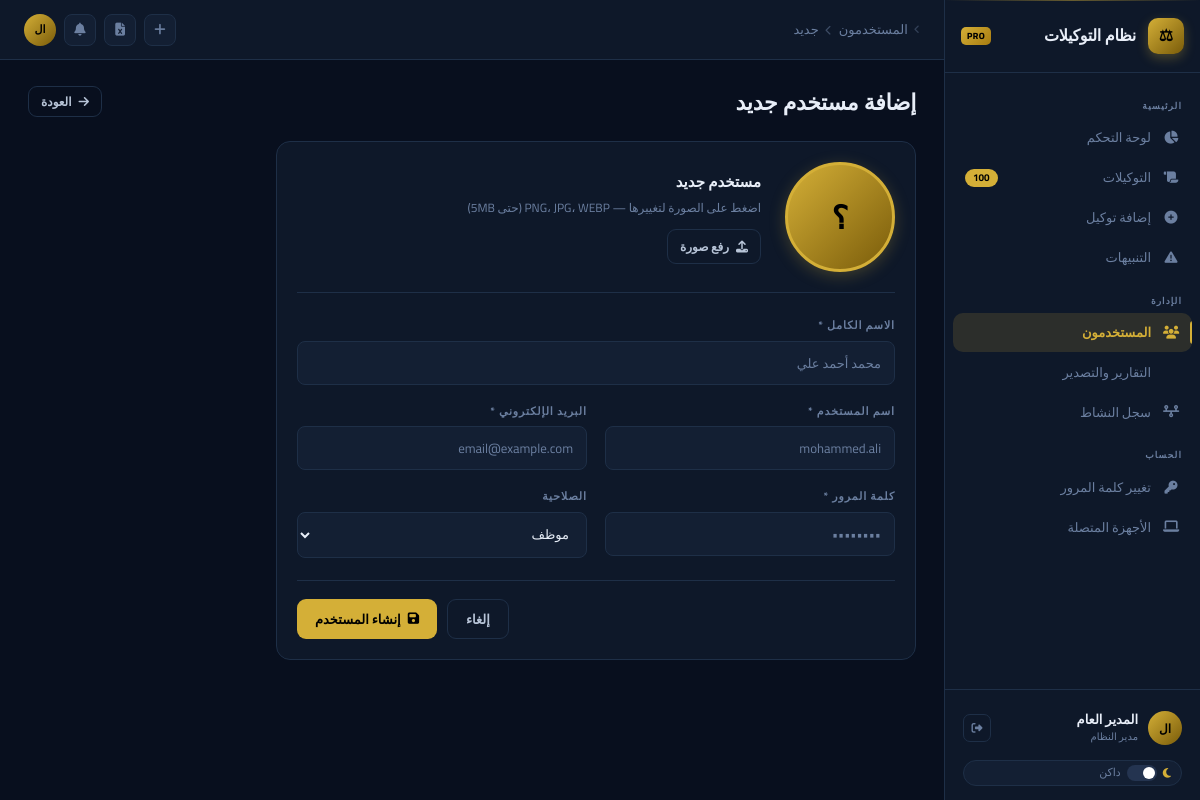
The page /users/new (signed in) on the database its author committed.
### app/models.py (models this page shows, shortened)
class User(UserMixin, db.Model):
    __tablename__ = "users"
    id              = db.Column(db.Integer, primary_key=True)
    username        = db.Column(db.String(64),  unique=True, nullable=False, index=True)
    full_name       = db.Column(db.String(128), nullable=False)
    email           = db.Column(db.String(128), unique=True, nullable=False)
    password_hash   = db.Column(db.String(256), nullable=False)
    role            = db.Column(db.String(20),  nullable=False, default="employee")
    is_active       = db.Column(db.Boolean, default=True, nullable=False)
    avatar_filename = db.Column(db.String(256), nullable=True)
    created_at      = db.Column(db.DateTime, default=datetime.utcnow)
    last_login      = db.Column(db.DateTime, nullable=True)
    poas_created    = db.relationship("PowerOfAttorney", backref="created_by_user", lazy="dynamic", foreign_keys="PowerOfAttorney.created_by")
    poas_updated    = db.relationship("PowerOfAttorney", backref="updated_by_user", lazy="dynamic", foreign_keys="PowerOfAttorney.updated_by")
    activity_logs   = db.relationship("ActivityLog",     backref="user", lazy="dynamic")
    notifications   = db.relationship("Notification",    backref="user", lazy="dynamic", foreign_keys="Notification.user_id")
    sessions        = db.relationship("UserSession",     backref="user", lazy="dynamic")
    @property
    def is_admin(self): return self.role == "admin"

### app/routes/users.py (the view, shortened to what this page needs)
@users_bp.route("/new", methods=["GET","POST"])
@login_required
@admin_required
def create():
    return render_template("users/form.html", user=None, form_data={})

### app/utils.py (called while the page is built)
def admin_required(f):
    @wraps(f)
    def decorated(*args, **kwargs):
        if not current_user.is_authenticated or not current_user.is_admin:
            abort(403)
        return f(*args, **kwargs)
    return decorated

### app/templates/users/form.html (shortened to what this page needs)
{% extends "base.html" %}
{% block breadcrumb %}<a href="{{ url_for('users.index') }}" style="color:var(--muted);text-decoration:none;">المستخدمون</a> <i class="fas fa-chevron-left" style="font-size:10px;opacity:.5;margin:0 4px;"></i> {% if user %}تعديل{% else %}جديد{% endif %}{% endblock %}
{% block content %}
<div class="page-header">
  <div><div class="page-title">{% if user %}تعديل: {{ user.full_name }}{% else %}إضافة مستخدم جديد{% endif %}</div></div>
  <a href="{{ url_for('users.index') }}" class="btn btn-outline btn-sm"><i class="fas fa-arrow-right"></i> العودة</a>
</div>
<div style="max-width:640px;">
  <div class="card">
    <form method="post" enctype="multipart/form-data" action="{% if user %}{{ url_for('users.edit', user_id=user.id) }}{% else %}{{ url_for('users.create') }}{% endif %}">
      <div style="display:flex;align-items:center;gap:24px;margin-bottom:24px;padding-bottom:20px;border-bottom:1px solid var(--border);">
        <div class="avatar-upload-wrap" onclick="document.getElementById('avatarInput').click();" title="تغيير الصورة">
          {% if user and user.avatar_filename %}
          <img class="avatar-upload-img" id="avatarPreview" src="{{ url_for('users.serve_avatar', filename=user.avatar_filename) }}" alt="{{ user.full_name }}"/>
          {% else %}
          <div class="avatar-initials" id="avatarInitials">{{ user.full_name[:2] if user else '؟' }}</div>
          {% endif %}
        </div>
        <div style="flex:1;">
          <div style="font-weight:600;font-size:15px;margin-bottom:4px;">{% if user %}{{ user.full_name }}{% else %}مستخدم جديد{% endif %}</div>
          <div style="font-size:12px;color:var(--muted);margin-bottom:12px;">اضغط على الصورة لتغييرها — PNG، JPG، WEBP (حتى 5MB)</div>
          <div style="display:flex;gap:8px;flex-wrap:wrap;">
            <button type="button" class="btn btn-outline btn-sm" onclick="document.getElementById('avatarInput').click();"><i class="fas fa-upload"></i> رفع صورة</button>
          </div>
        </div>
      </div>
      <div class="form-grid">
        <div class="form-group full">
          <label>الاسم الكامل *</label>
          <input class="input" type="text" name="full_name" required value="{{ form_data.get('full_name') or (user.full_name if user else '') }}" placeholder="محمد أحمد علي" oninput="updateInitials(this.value)"/>
        </div>
        {% if not user %}
        <div class="form-group">
          <label>اسم المستخدم *</label>
          <input class="input" type="text" name="username" required value="{{ form_data.get('username','') }}" placeholder="mohammed.ali"/>
        </div>
        {% endif %}
        <div class="form-group {% if not user %}{% else %}full{% endif %}">
          <label>البريد الإلكتروني *</label>
          <input class="input" type="email" name="email" required value="{{ form_data.get('email') or (user.email if user else '') }}" placeholder="email@example.com"/>
        </div>
        <div class="form-group">
          <label>كلمة المرور {% if not user %}*{% else %}(اتركها فارغة للإبقاء الحالية){% endif %}</label>
          <input class="input" type="password" name="password" {% if not user %}required{% endif %} placeholder="••••••••" minlength="6"/>
        </div>
        <div class="form-group">
          <label>الصلاحية</label>
          <select class="input" name="role">
            <option value="employee" {% if (form_data.get('role') or (user.role if user else 'employee')) == 'employee' %}selected{% endif %}>موظف</option>
          </select>
        </div>
      </div>
      <div style="display:flex;justify-content:flex-end;gap:10px;margin-top:22px;padding-top:18px;border-top:1px solid var(--border);">
        <a href="{{ url_for('users.index') }}" class="btn btn-outline">إلغاء</a>
        <button type="submit" class="btn btn-primary"><i class="fas fa-floppy-disk"></i> {% if user %}حفظ التعديلات{% else %}إنشاء المستخدم{% endif %}</button>
      </div>
    </form>
  </div>
</div>
{% endblock %}

### app/templates/base.html (shortened to what this page needs)
<!DOCTYPE html>
<html lang="ar" dir="rtl" data-theme="dark">
<head>
<link rel="stylesheet" href="https://cdnjs.cloudflare.com/ajax/libs/font-awesome/6.5.0/css/all.min.css"/>
</head>
<body>
{% if current_user.is_authenticated %}
<div class="app-shell">
  <aside class="sidebar">
    <div class="sidebar-logo">
      <div class="logo-icon">⚖</div>
      <div><div class="logo-text">نظام التوكيلات</div></div>
      <div class="logo-badge">PRO</div>
    </div>
    <nav class="sidebar-nav">
      <div class="nav-section">الرئيسية</div>
      <a href="{{ url_for('dashboard.index') }}" class="nav-item {% if request.endpoint=='dashboard.index' %}active{% endif %}">
        <i class="icon fas fa-chart-pie"></i><span>لوحة التحكم</span>
      </a>
      <a href="{{ url_for('poa.index') }}" class="nav-item {% if request.endpoint in ['poa.index','poa.view'] %}active{% endif %}">
        <i class="icon fas fa-scroll"></i><span>التوكيلات</span>
        <span class="nav-badge" id="sidebarPoaCount">—</span>
      </a>
      <a href="{{ url_for('poa.create') }}" class="nav-item {% if request.endpoint=='poa.create' %}active{% endif %}">
        <i class="icon fas fa-circle-plus"></i><span>إضافة توكيل</span>
      </a>
      <a href="{{ url_for('poa.expiring') }}" class="nav-item {% if request.endpoint=='poa.expiring' %}active{% endif %}">
        <i class="icon fas fa-triangle-exclamation"></i><span>التنبيهات</span>
      </a>
      {% if current_user.is_admin %}
      <div class="nav-section">الإدارة</div>
      <a href="{{ url_for('users.index') }}" class="nav-item {% if request.endpoint in ['users.index','users.create','users.edit'] %}active{% endif %}">
        <i class="icon fas fa-users"></i><span>المستخدمون</span>
      </a>
      <a href="{{ url_for('reports.index') }}" class="nav-item {% if request.endpoint and request.endpoint.startswith('reports') %}active{% endif %}">
        <i class="icon fas fa-file-chart-column"></i><span>التقارير والتصدير</span>
      </a>
      <a href="{{ url_for('activity.index') }}" class="nav-item {% if request.endpoint=='activity.index' %}active{% endif %}">
        <i class="icon fas fa-timeline"></i><span>سجل النشاط</span>
      </a>
      {% endif %}
      <div class="nav-section">الحساب</div>
      <a href="{{ url_for('users.change_password') }}" class="nav-item {% if request.endpoint=='users.change_password' %}active{% endif %}">
        <i class="icon fas fa-key"></i><span>تغيير كلمة المرور</span>
      </a>
      <a href="{{ url_for('sessions.index') }}" class="nav-item {% if request.endpoint=='sessions.index' %}active{% endif %}">
        <i class="icon fas fa-laptop"></i><span>الأجهزة المتصلة</span>
      </a>
    </nav>
    <div class="sidebar-footer">
      <div class="user-card">
        {% if current_user.avatar_filename %}
        <div class="avatar" style="width:34px;height:34px;">
          <img src="{{ url_for('users.serve_avatar', filename=current_user.avatar_filename) }}" style="width:100%;height:100%;object-fit:cover;" alt="{{ current_user.full_name }}"/>
        </div>
        {% else %}
        <div class="avatar" style="width:34px;height:34px;font-size:12px;">{{ current_user.full_name[:2] }}</div>
        {% endif %}
        <div class="user-info">
          <div class="name">{{ current_user.full_name }}</div>
          <div class="role">{{ 'مدير النظام' if current_user.is_admin else 'موظف' }}</div>
        </div>
        <div class="user-actions">
          <a href="{{ url_for('auth.logout') }}" class="icon-btn" title="خروج"><i class="fas fa-right-from-bracket"></i></a>
        </div>
      </div>
      <div style="padding:6px 10px 2px;">
        <div class="theme-toggle" onclick="cycleTheme()" id="themeToggleBtn">
          <i class="fas fa-moon" id="themeIcon" style="font-size:11px;color:var(--gold);"></i>
          <div class="t-track" id="tTrack"><div class="t-thumb"></div></div>
          <span id="themeLabel" style="font-size:11px;">داكن</span>
        </div>
      </div>
    </div>
  </aside>
  <div class="main">
    <header class="topbar">
      <div class="breadcrumb">
        <i class="fas fa-angle-left" style="font-size:10px;opacity:.4;"></i>
        <span>{% block breadcrumb %}الرئيسية{% endblock %}</span>
      </div>
      <div class="topbar-actions">
        <a href="{{ url_for('poa.create') }}" class="tb-btn {% if request.endpoint=='poa.create' %}active{% endif %}" title="إضافة توكيل"><i class="fas fa-plus"></i></a>
        {% if current_user.is_admin %}
        <a href="{{ url_for('reports.index') }}" class="tb-btn {% if request.endpoint=='reports.index' %}active{% endif %}" title="التقارير"><i class="fas fa-file-excel"></i></a>
        {% endif %}
        <div style="position:relative;">
          <button class="tb-btn" id="notifBell" onclick="toggleNotifPanel()" title="الإشعارات">
            <i class="fas fa-bell"></i>
          </button>
        </div>
        {% if current_user.avatar_filename %}
        <div class="avatar" style="width:32px;height:32px;cursor:default;" title="{{ current_user.full_name }}">
          <img src="{{ url_for('users.serve_avatar', filename=current_user.avatar_filename) }}" style="width:100%;height:100%;object-fit:cover;" alt=""/>
        </div>
        {% else %}
        <div class="avatar" style="width:32px;height:32px;font-size:11px;cursor:default;" title="{{ current_user.full_name }}">{{ current_user.full_name[:2] }}</div>
        {% endif %}
      </div>
    </header>
    <div class="content page-enter">
      {% block content %}{% endblock %}
    </div>
  </div>
</div>
{% else %}{% block auth_content %}{% endblock %}{% endif %}
</body>
</html>

### app/templates/users/form.html (style rules this page uses)
.avatar-upload-wrap { position:relative;width:110px;height:110px;cursor:pointer; }
.avatar-initials { width:110px;height:110px;border-radius:50%;background:linear-gradient(135deg,var(--gold),#7a5c0a);display:flex;align-items:center;justify-content:center;font-size:32px;font-weight:700;color:#000;border:3px solid var(--gold);box-shadow:0 4px 16px rgba(212,175,55,.25); }

### rows shown on the page
User: full_name "ال", full_name "المدير العام", role "مدير النظام"

### other values the page prints
{{ user.full_name[:2] if user else '؟' }} "؟"
